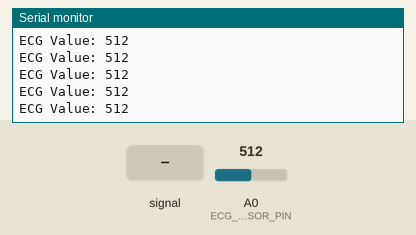
Simulated run of this sketch. Board: Arduino Uno, built with avr-gcc and run on an emulated ATmega328P. On the bench: the last lines printed to the serial monitor. Inputs (shaded band) come from the test bench; at power-on: A0 (ECG_SENSOR_PIN) = 512.

Above: at 1.2 s.
1.3 s: A0 (ECG_SENSOR_PIN) fed a 200 Hz sine of ±81 counts around its level
At 1.8 s:
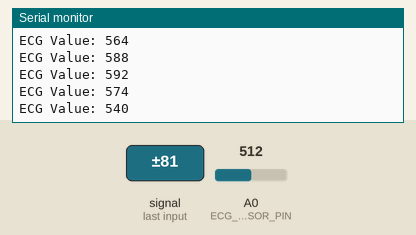
2.8 s: A0 (ECG_SENSOR_PIN) set to 716
At 3.4 s:
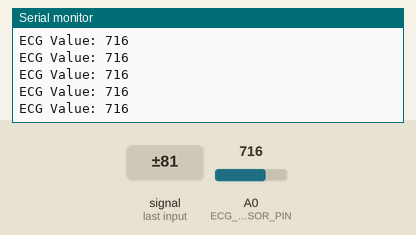
4.3 s: A0 (ECG_SENSOR_PIN) fed a 1000 Hz sine of ±255 counts around its level
5.8 s: A0 (ECG_SENSOR_PIN) set to 900
At 6.6 s:
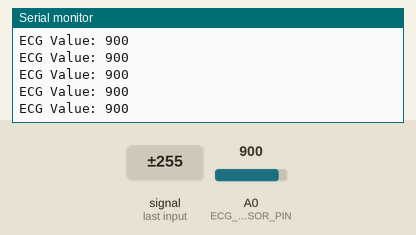
Timing chart, 0 to 8.3 s (numbered marks = the images above; inputs shaded):
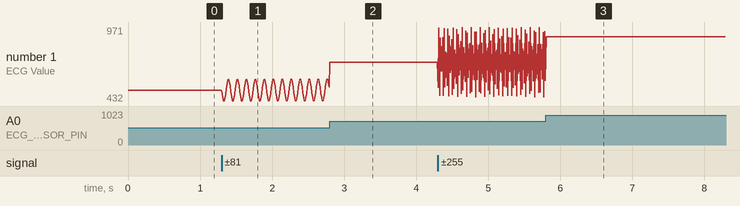

Measured:
- after the input at 1.3 s, the serial monitor: prints a new line at once (image 1)
- plotted number 1: 512 → 531 after the input at 1.3 s

The sketch:

ECGSENSOR.ino
```cpp
#define ECG_SENSOR_PIN A0 // Analog input pin for ECG sensor

void setup() {
  Serial.begin(115200); // Initialize Serial communication
}

void loop() {
  int ecgValue = analogRead(ECG_SENSOR_PIN); // Read the analog value from ECG sensor

  // Output the value to the Serial Plotter
  Serial.print("ECG Value: ");
  Serial.println(ecgValue);

  // Send a newline character to separate values in the Serial Plotter
  Serial.println();

  delay(10); // Optional delay to adjust the reading frequency
}
```
